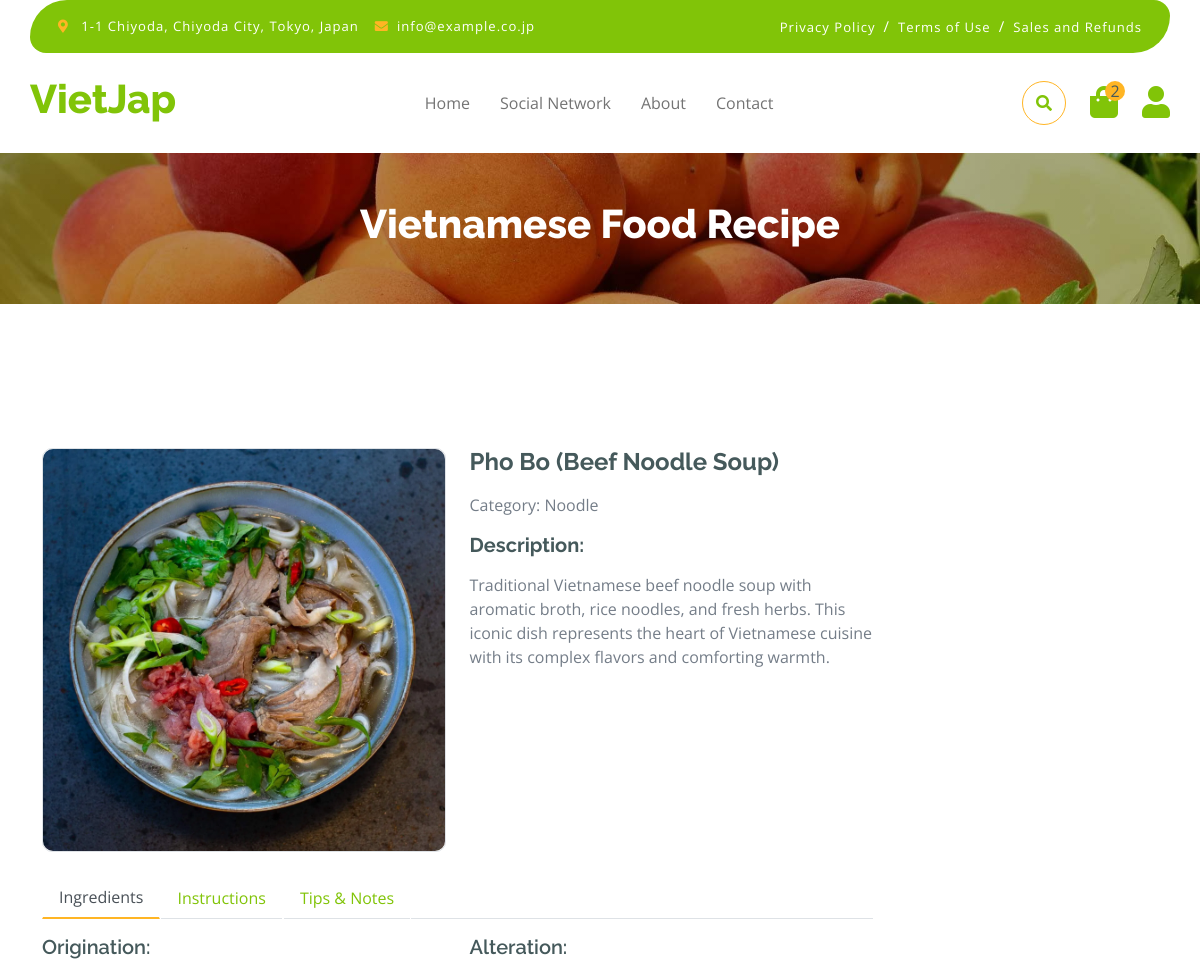
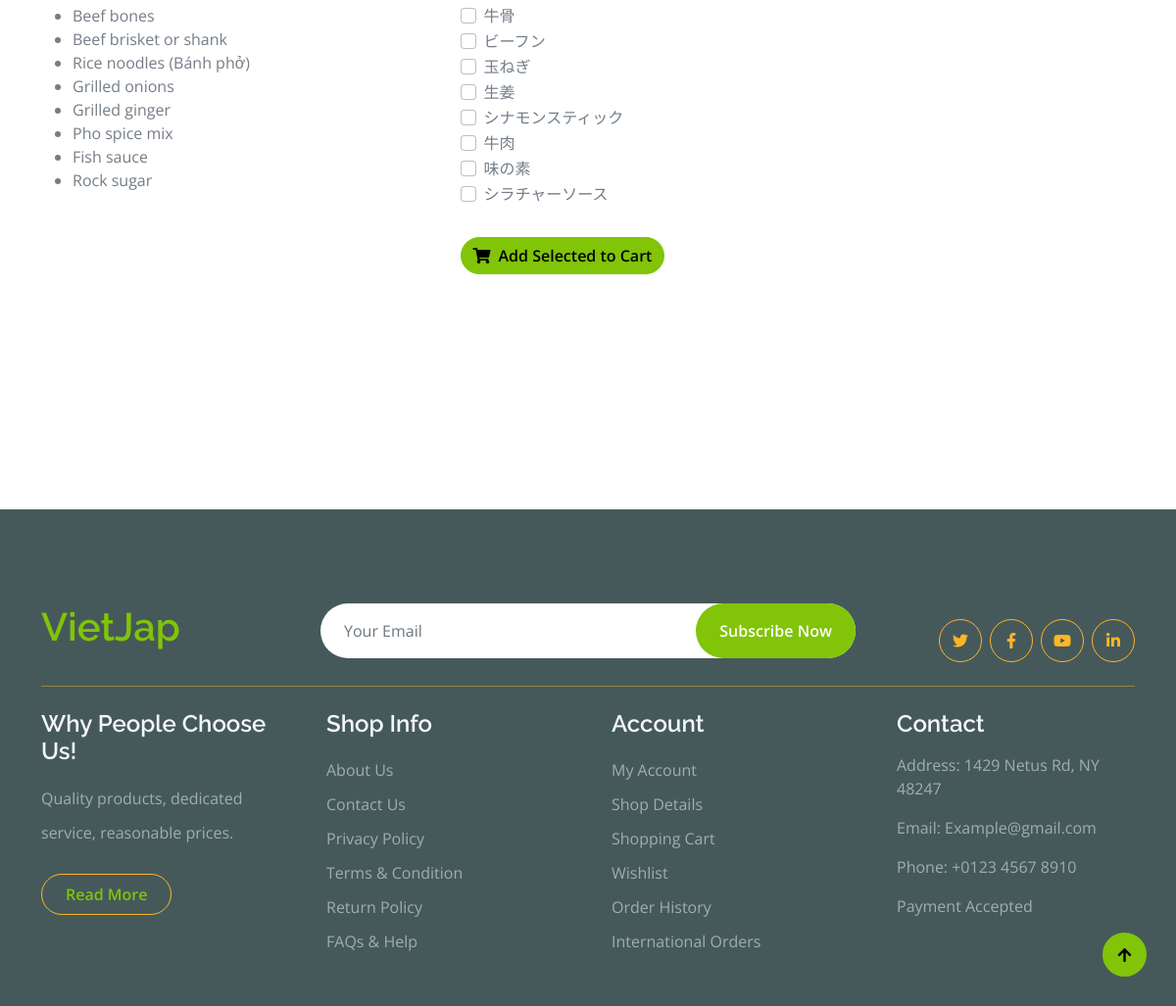
/dish/3/ (signed in), run on the app's committed database (2 pictures, top to bottom).
### dish/models.py (models this page shows, shortened)
class Dish(models.Model):
    id = models.AutoField(primary_key=True)
    name = models.CharField(max_length=255)
    category = models.CharField(max_length=100,null=True, blank=True)
    description = models.TextField()
    instructions = models.TextField(null=True, blank=True)
    notes = models.TextField(null=True, blank=True)
    image = models.ImageField(upload_to='dish/', null=True, blank=True)

class Ingredient(models.Model):
    id = models.AutoField(primary_key=True)
    name = models.CharField(max_length=255)
    category = models.CharField(max_length=100,null=True, blank=True)
    quantity = models.IntegerField(default=0, null=True, blank=True)
    price = models.DecimalField(max_digits=10, decimal_places=2, default=0.00)
    image = models.ImageField(upload_to='ingredient/', null=True, blank=True)

### home/views.py (the view)
# urls.py: path('dish/<int:dish_id>/', views.dish_detail, name='dish_detail'),
def dish_detail(request, dish_id):
    if request.user.is_authenticated:
        user = request.user
        cart, created = Cart.objects.get_or_create(user=user)
        cartDetails = cart.cartdetail_set.all()
        quantity = cart.get_cart_items()
        dish = Dish.objects.get(id=dish_id)
        ingredients = Ingredient.objects.filter(dish_ingredients__dish=dish)
    else:
        cartDetails = []
        cart = None
        quantity = 0
    context = {
        'dish': dish,
        'ingredients': ingredients,
        'cartDetails': cartDetails,
        'quantity': quantity
    }
    return render(request, 'vietnamese-food-detail.html', context)

### cart/models.py (called while the page is built)
    def get_cart_items(self):
        cartDetails = self.cartdetail_set.all()
        quantity = cartDetails.count()
        return quantity

### templates/vietnamese-food-detail.html (shortened to what this page needs)
{% extends 'base.html' %}
{% load static %}
{% block detail-content %}
        <div class="container-fluid page-header py-5">
            <h1 class="text-center text-white display-6" id="dish-title">Vietnamese Food Recipe</h1>
        </div>
        <div class="container-fluid py-5 mt-5">
            <div class="container py-5">
                <div class="row g-4 mb-5">
                    <div class="col-lg-8 col-xl-9">
                        <div class="row g-4">
                            <div class="col-lg-6">
                                <div class="border rounded">
                                    <a href="#" data-lightbox="dish-gallery">
                                        <img id="main-image" src="{{ dish.image.url }}" class="img-fluid rounded" alt="Vietnamese Dish">
                                    </a>
                                </div>
                            </div>
                            <div class="col-lg-6">
                                <h4 class="fw-bold mb-3" id="dish-name">{{ dish.name }}</h4>
                                <p class="mb-3" id="dish-category">Category: {{ dish.category }}</p>
                                <h5 class="fw-bold mb-3">Description:</h5>
                                <p id="dish-description">{{ dish.description }}</p>
                            </div>
                            <div class="col-lg-12">
                                <nav>
                                    <div class="nav nav-tabs mb-3">
                                        <button class="nav-link active border-white border-bottom-0" type="button" role="tab" id="nav-about-tab" data-bs-toggle="tab" data-bs-target="#nav-about" aria-controls="nav-about" aria-selected="true">Ingredients</button>
                                        <button class="nav-link border-white border-bottom-0" type="button" role="tab" id="nav-mission-tab" data-bs-toggle="tab" data-bs-target="#nav-mission" aria-controls="nav-mission" aria-selected="false">Instructions</button>
                                        <button class="nav-link border-white border-bottom-0" type="button" role="tab" id="nav-vision-tab" data-bs-toggle="tab" data-bs-target="#nav-vision" aria-controls="nav-vision" aria-selected="false">Tips & Notes</button>
                                    </div>
                                </nav>
                                <div class="tab-content mb-5">
                                    <div class="tab-pane active" id="nav-about" role="tabpanel" aria-labelledby="nav-about-tab">
                                        <div class="row">
                                            <div class="col-md-6">
                                                <h5>Origination:</h5>
                                                <ul id="broth-ingredients">
                                                    {% for ingredient in ingredients %}
                                                        {% if ingredient.category == "Origin" %}
                                                            <li>{{ ingredient.name }}</li>
                                                        {% endif %}
                                                    {% endfor %}
                                                </ul>
                                            </div>
                                            <div class="col-md-6">
                                                <h5>Alteration:</h5>
                                                <form id="serving-ingredients-form">
                                                    <ul id="serving-ingredients" class="list-unstyled">
                                                        {% for ingredient in ingredients %}
                                                            {% if ingredient.category == "Alter" %}
                                                                <li>
                                                                    <div class="form-check">
                                                                        <input class="form-check-input" type="checkbox" id="serving-ingredient-{{ ingredient.id }}">
                                                                        <label class="form-check-label" for="serving-ingredient-{{ ingredient.id }}">{{ ingredient.name }}</label>
                                                                    </div>
                                                                </li>
                                                            {% endif %}
                                                        {% endfor %}
                                                    </ul>
                                                    <a href="{% url 'cart' %}" type="button" class="btn btn-primary rounded-pill mt-3" id="add-to-cart-btn">
                                                        <i class="fa fa-shopping-cart me-2"></i>Add Selected to Cart
                                                    </a>
                                                </form>
                                            </div>
                                        </div>
                                    </div>
                                </div>
                            </div>
                        </div>
                    </div>
                </div>
            </div>
        </div>
{% endblock detail-content %}

### static/css/style.css (style rules this page uses)
.btn { font-weight: 600; transition: .5s; }
.page-header { position: relative; background: linear-gradient(rgba(0, 0, 0, 0.3), rgba(0, 0, 0, 0.3)), url(../img/cart-page-header-img.jpg); background-position: center center; background-repeat: no-repeat; background-size: cover; }
@media (min-width: 992px) { .hero-header, .page-header { margin-top: 152px !important; } }
.nav.nav-tabs .nav-link.active { border-bottom: 2px solid var(--bs-secondary) !important; }

### data on the page
Dish: image (picture), name "Pho Bo (Beef Noodle Soup)", category "Noodle", description "Traditional Vietnamese beef noodle soup with aromatic broth, rice noodles, and fresh herbs. This iconic dish represents the heart of Vietnamese cuisine with its complex flavors and comforting warmth."
Ingredient: name "Beef bones"
Ingredient: name "Beef brisket or shank"
Ingredient: name "Rice noodles (Bánh phở)"
Ingredient: name "Grilled onions"
Ingredient: name "Grilled ginger"
Ingredient: name "Pho spice mix"
Ingredient: name "Fish sauce"
Ingredient: name "Rock sugar"
Ingredient: name "牛骨"
Ingredient: name "ビーフン"
Ingredient: name "玉ねぎ"
Ingredient: name "生姜"
Ingredient: name "シナモンスティック"
Ingredient: name "牛肉"
Ingredient: name "味の素"
Ingredient: name "シラチャーソース"

### other printed values
{{ quantity|default:0 }} "2"
